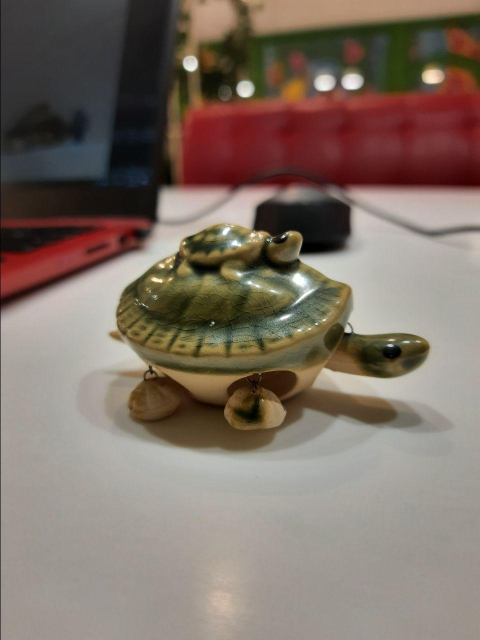
#> input picture CVPR2_AKAZE/turtle/turtle.jpg, 960 x 1280 px (shown at 1/2 size)
$ python main.py
#> lines starting #> are read from the running program, lines starting #| are printed output that depends on the picture; pictures that were not available may be replaced by others from this repository, and a replacement may not be noted
import cv2 as cv
import numpy as np
from PIL import Image
import time

# відносна кількість правильно суміщених ознак
# похибка локалізації (відстань між реальним розміщенням предмета в кадрі та розпізнаним)
# відносний час обробки фото в залежності від розміру зображення

def AKAZE(im1,im2):
    start = time.time()
    detector = cv.AKAZE_create()
    (kps1,descs1)=detector.detectAndCompute(im1,None)
    (kps2,descs2)=detector.detectAndCompute(im2,None)
    finish = time.time()
    bf=cv.BFMatcher(cv.NORM_HAMMING)
    matches = bf.knnMatch(descs1,descs2,k=2)
    matched1 = []
    matched2 = []
    match,mm=[],[]
    t.append(finish-start)
    nn_match_ratio = 0.8 # Nearest neighbor matching ratio
    for m, n in matches:
        mm.append((m.distance + n.distance) / 2.0)
        if m.distance < nn_match_ratio * n.distance:
            match.append(cv.DMatch(len(matched1), len(matched2), 0))
            matched1.append(kps1[m.queryIdx])
            matched2.append(kps2[m.trainIdx])
    m2=np.mean(mm)
    res = np.empty((max(im1.shape[0], im2.shape[0]), im1.shape[1]+im2.shape[1], 3), dtype=np.uint8)
    im3 = cv.drawMatches(im1,matched1,im2,matched2,match,res)
    good.append(len(match)/len(kps1))
    loc.append(m2)
    f.write("%9f%12f%10f\n"%(len(match)/len(kps1),m2,finish-start))
    print("keypoints: {}, descriptors: {}".format(len(kps1), descs1.shape))
    print("keypoints: {}, descriptors: {}".format(len(kps2), descs2.shape))
    print("Matches: {}".format(len(matched1)))
    print("Matches: {}".format(len(matched2)))
    print("{}".format(matches))
    print("{}".format(matched1))
    print("{}".format(matched2))
    # cv.imshow("AKAZE Match!!",im3)
    # cv.waitKey(0)

#size of images is too big, so i need to resize it
#and images for some reason are horizontal -_-
def resize_image(input_image_path,i):
    original_image = Image.open(input_image_path)
    width, height = original_image.size
    print(original_image.size)
    resized_size = int(width/4),int(height/4)
    print(resized_size)
    resized_image = original_image.resize(resized_size)
    if i !=104:
        resized_image.save("Mr.MiniPotato/im{0}.jpg".format(i))
    else:
        original_image.save("Mr.MiniPotato/im{0}.jpg".format(i))

im, t,good,loc=[],[],[],[]
#resize_image("Mr.Potato/im0.jpg",0)
#im1 = cv.imread("Mr.MiniPotato/im0.jpg")
im1=cv.imread("turtle/turtle.jpg")
#> im1 is the input picture: shape (1280, 960, 3); mean B, G, R 102.1, 112.2, 126.4

#f=open('res_MrPotato.txt','w')
f=open('res_turtle.txt','w')
f.write('Percent   Localization     Time\n')
for i in range(101):
     print(i)
     #resize_image("Mr.Potato/im{0}.jpg".format(i + 1),i+1)
     #im.append(cv.imread("Mr.MiniPotato/im{0}.jpg".format(i+1)))
     im.append(cv.imread("turtle/turtle ({0}).jpg".format(i+1)))
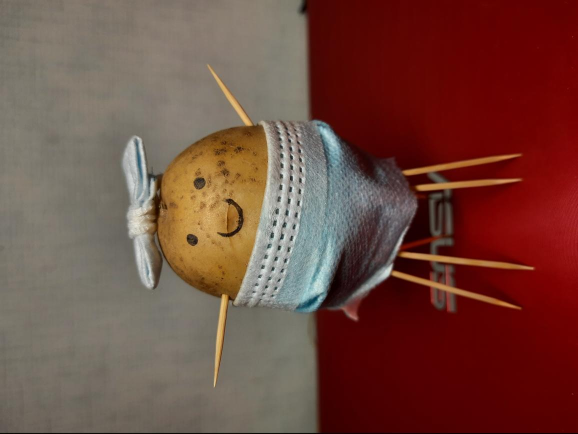
#> input picture CVPR2_AKAZE/Mr.MiniPotato/im0.jpg, 1156 x 867 px, given in place of turtle (1).jpg, which was not available (shown at 1/2 size)
     AKAZE(im1,im[i])
#> in AKAZE, `(kps1,descs1)=detector.detectAndCompute(im1,None)`: kps1 = 926 keypoints; strongest (x, y, size): (490, 178, 22.8), (381, 132, 16.1), (596, 558, 22.8), (594, 556, 16.1)
#> in AKAZE, `(kps2,descs2)=detector.detectAndCompute(im2,None)`: kps2 = 912 keypoints; strongest (x, y, size): (776, 540, 16.1), (384, 479, 16.1), (773, 541, 22.8), (557, 495, 8.1)
#> in AKAZE, im2 is the input picture: shape (867, 1156, 3); mean B, G, R 63.3, 73.1, 113.7
#> in AKAZE, `matches = bf.knnMatch(descs1,descs2,k=2)`: matches = 926 matches
#> after the loop in AKAZE, `for m, n in matches:`: match = 13 matches; matched1 = 13 keypoints; strongest (x, y, size): (709, 649, 22.8), (813, 683, 5.7), (564, 636, 5.7), (597, 468, 8.1); matched2 = 13 keypoints; strongest (x, y, size): (481, 426, 22.8), (802, 479, 5.7), (450, 463, 5.7), (286, 331, 5.7); mm = 926 values, max 172.5 at index 740, min 70 at index 159, mean 122.3
#> in AKAZE, `m2=np.mean(mm)`: m2 = 122.3
#> in AKAZE, `im3 = cv.drawMatches(im1,matched1,im2,matched2,match,res)`:
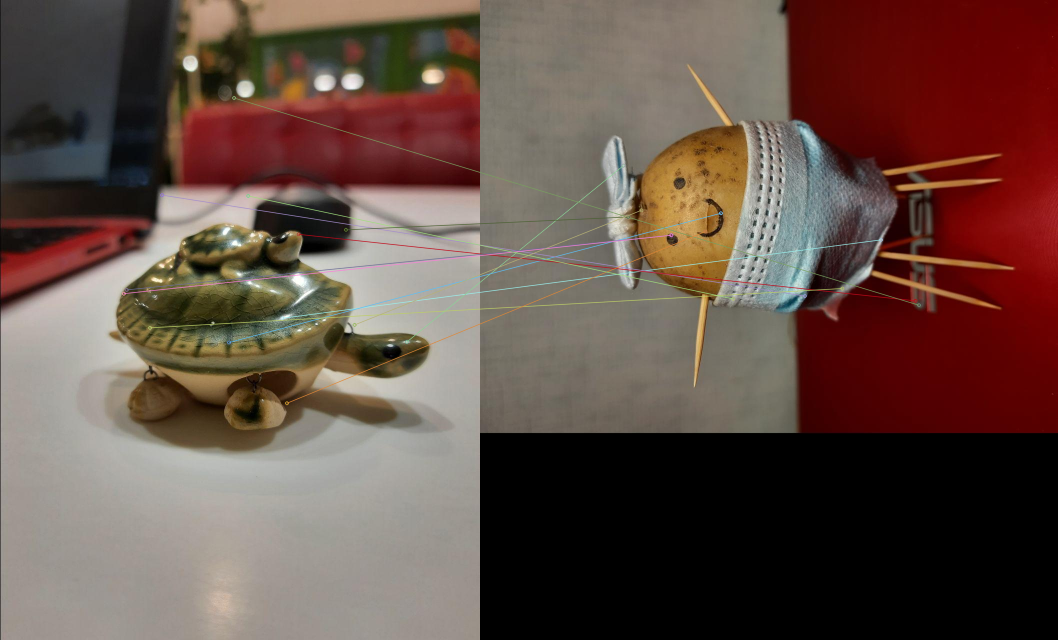
#> im3: shape (1280, 2116, 3) (shown at 1/2 size); mean B, G, R 70, 78.1, 99.6
#| keypoints: 926, descriptors: (926, 61)
#| keypoints: 912, descriptors: (912, 61)
#| Matches: 13
#| Matches: 13
#> (printed output is left out)
#> pass 2 of the loop `for i in range(101):`:
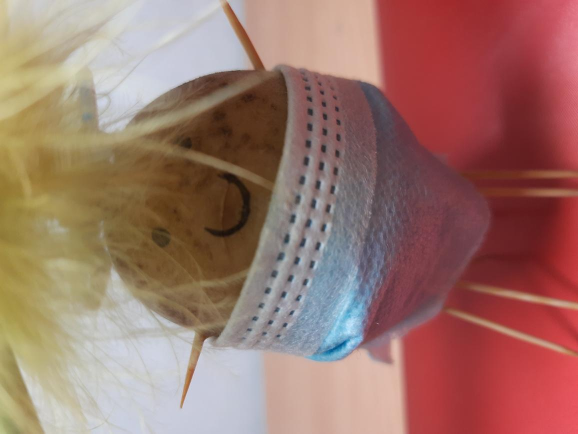
#> input picture CVPR2_AKAZE/Mr.MiniPotato/im1.jpg, 1156 x 867 px, given in place of turtle (2).jpg, which was not available (shown at 1/2 size)
#> kps2 = 373 keypoints; strongest (x, y, size): (567, 589, 8.1), (535, 581, 8.1), (610, 564, 8.1), (580, 557, 8.1)
#> in AKAZE, im2 is the input picture: shape (867, 1156, 3); mean B, G, R 106.1, 116.2, 156.1
#> after the loop in AKAZE (call 2), `for m, n in matches:`: match = 19 matches; matched1 = 19 keypoints; strongest (x, y, size): (450, 463, 11.4), (385, 487, 22.8), (308, 540, 16.1), (506, 473, 16.1); matched2 = 19 keypoints; strongest (x, y, size): (680, 689, 16.1), (687, 687, 8.1), (547, 551, 5.7), (232, 562, 32.3); mm = 926 values, max 181 at index 881, min 66.5 at index 372, mean 133.1
#> m2 = 133.1
#> in AKAZE (call 2), `im3 = cv.drawMatches(im1,matched1,im2,matched2,match,res)`:
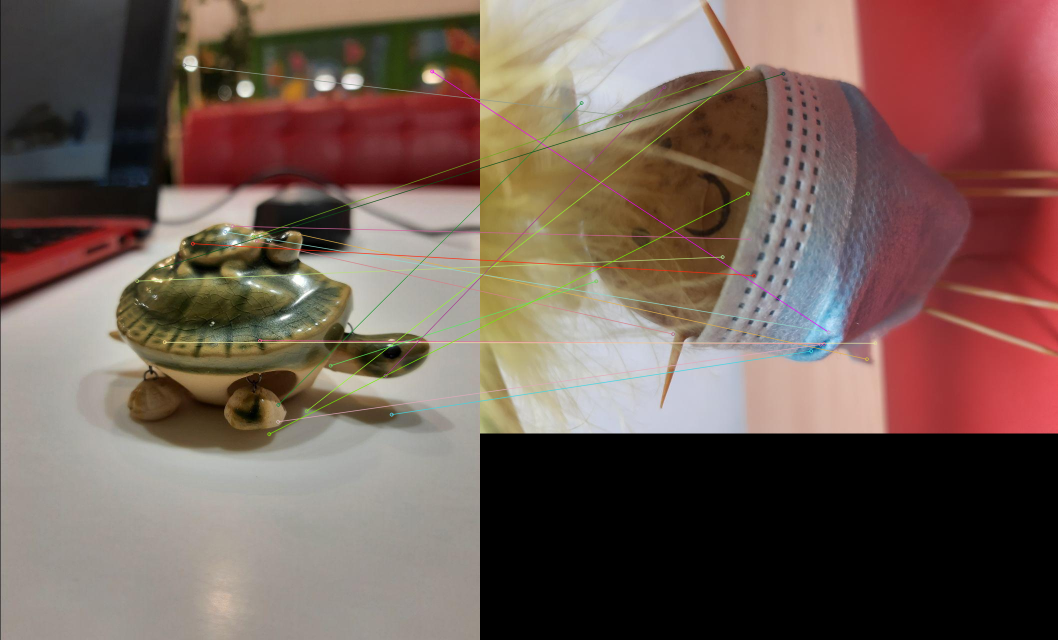
#> im3: shape (1280, 2116, 3) (shown at 1/2 size); mean B, G, R 85.7, 94.2, 115.3
#> (the run stopped early here; a loop or call above may not have finished)
